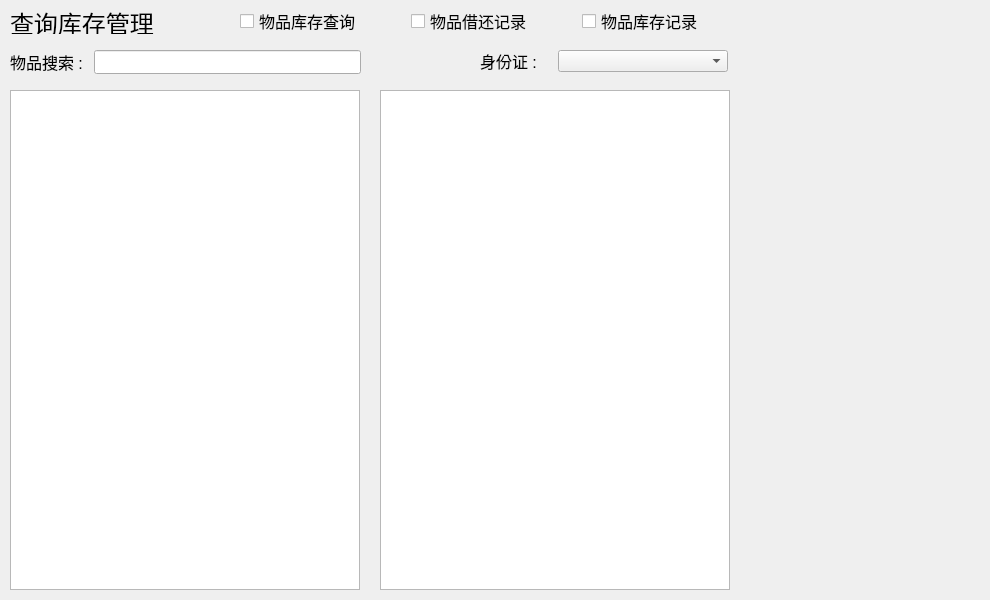
<?xml version="1.0" encoding="UTF-8"?>
<ui version="4.0">
 <class>stockSelDialog</class>
 <widget class="QDialog" name="stockSelDialog">
  <property name="geometry">
   <rect>
    <x>0</x>
    <y>0</y>
    <width>990</width>
    <height>600</height>
   </rect>
  </property>
  <property name="windowTitle">
   <string>stockSelDialog</string>
  </property>
  <widget class="QLabel" name="label">
   <property name="geometry">
    <rect>
     <x>10</x>
     <y>10</y>
     <width>144</width>
     <height>24</height>
    </rect>
   </property>
   <property name="font">
    <font>
     <pointsize>18</pointsize>
    </font>
   </property>
   <property name="text">
    <string>查询库存管理</string>
   </property>
  </widget>
  <widget class="QStackedWidget" name="stackedWidget">
   <property name="geometry">
    <rect>
     <x>0</x>
     <y>40</y>
     <width>990</width>
     <height>560</height>
    </rect>
   </property>
   <property name="currentIndex">
    <number>0</number>
   </property>
   <widget class="QWidget" name="page_1">
    <widget class="QTableWidget" name="tableWidget_1">
     <property name="geometry">
      <rect>
       <x>10</x>
       <y>50</y>
       <width>350</width>
       <height>500</height>
      </rect>
     </property>
    </widget>
    <widget class="QWidget" name="layoutWidget">
     <property name="geometry">
      <rect>
       <x>10</x>
       <y>10</y>
       <width>351</width>
       <height>24</height>
      </rect>
     </property>
     <layout class="QHBoxLayout" name="horizontalLayout_2">
      <item>
       <widget class="QLabel" name="label_7">
        <property name="maximumSize">
         <size>
          <width>16777215</width>
          <height>16777215</height>
         </size>
        </property>
        <property name="font">
         <font>
          <pointsize>12</pointsize>
         </font>
        </property>
        <property name="text">
         <string>物品搜索 : </string>
        </property>
       </widget>
      </item>
      <item>
       <widget class="QLineEdit" name="lineEdit_1">
        <property name="font">
         <font>
          <family>宋体</family>
          <pointsize>12</pointsize>
         </font>
        </property>
        <property name="text">
         <string/>
        </property>
        <property name="readOnly">
         <bool>false</bool>
        </property>
       </widget>
      </item>
     </layout>
    </widget>
    <widget class="QTableWidget" name="tableWidget_2">
     <property name="geometry">
      <rect>
       <x>380</x>
       <y>50</y>
       <width>350</width>
       <height>500</height>
      </rect>
     </property>
    </widget>
    <widget class="QLabel" name="label_33">
     <property name="geometry">
      <rect>
       <x>480</x>
       <y>10</y>
       <width>72</width>
       <height>22</height>
      </rect>
     </property>
     <property name="minimumSize">
      <size>
       <width>72</width>
       <height>0</height>
      </size>
     </property>
     <property name="maximumSize">
      <size>
       <width>72</width>
       <height>16777215</height>
      </size>
     </property>
     <property name="font">
      <font>
       <pointsize>12</pointsize>
      </font>
     </property>
     <property name="text">
      <string>身份证 : </string>
     </property>
    </widget>
    <widget class="QComboBox" name="comboBox_10">
     <property name="geometry">
      <rect>
       <x>558</x>
       <y>10</y>
       <width>170</width>
       <height>22</height>
      </rect>
     </property>
     <property name="minimumSize">
      <size>
       <width>170</width>
       <height>0</height>
      </size>
     </property>
     <property name="maximumSize">
      <size>
       <width>170</width>
       <height>16777215</height>
      </size>
     </property>
     <property name="font">
      <font>
       <pointsize>12</pointsize>
      </font>
     </property>
    </widget>
   </widget>
   <widget class="QWidget" name="page_2">
    <widget class="QWidget" name="layoutWidget_2">
     <property name="geometry">
      <rect>
       <x>10</x>
       <y>10</y>
       <width>141</width>
       <height>46</height>
      </rect>
     </property>
     <layout class="QVBoxLayout" name="verticalLayout">
      <item>
       <widget class="QLabel" name="label_9">
        <property name="maximumSize">
         <size>
          <width>16777215</width>
          <height>16777215</height>
         </size>
        </property>
        <property name="font">
         <font>
          <pointsize>12</pointsize>
         </font>
        </property>
        <property name="text">
         <string>物品搜索 : </string>
        </property>
       </widget>
      </item>
      <item>
       <widget class="QLineEdit" name="lineEdit_2">
        <property name="font">
         <font>
          <family>宋体</family>
          <pointsize>12</pointsize>
         </font>
        </property>
        <property name="text">
         <string/>
        </property>
        <property name="readOnly">
         <bool>false</bool>
        </property>
       </widget>
      </item>
     </layout>
    </widget>
    <widget class="QTableView" name="tableView_1">
     <property name="geometry">
      <rect>
       <x>10</x>
       <y>70</y>
       <width>141</width>
       <height>481</height>
      </rect>
     </property>
    </widget>
    <widget class="QTableView" name="tableView_2">
     <property name="geometry">
      <rect>
       <x>160</x>
       <y>70</y>
       <width>141</width>
       <height>481</height>
      </rect>
     </property>
    </widget>
    <widget class="QWidget" name="layoutWidget_3">
     <property name="geometry">
      <rect>
       <x>160</x>
       <y>10</y>
       <width>141</width>
       <height>46</height>
      </rect>
     </property>
     <layout class="QVBoxLayout" name="verticalLayout_3">
      <item>
       <widget class="QLabel" name="label_10">
        <property name="maximumSize">
         <size>
          <width>16777215</width>
          <height>16777215</height>
         </size>
        </property>
        <property name="font">
         <font>
          <pointsize>12</pointsize>
         </font>
        </property>
        <property name="text">
         <string>员工搜索 : </string>
        </property>
       </widget>
      </item>
      <item>
       <widget class="QLineEdit" name="lineEdit_3">
        <property name="font">
         <font>
          <family>宋体</family>
          <pointsize>12</pointsize>
         </font>
        </property>
        <property name="text">
         <string/>
        </property>
        <property name="readOnly">
         <bool>false</bool>
        </property>
       </widget>
      </item>
     </layout>
    </widget>
    <widget class="QTableWidget" name="tableWidget_3">
     <property name="geometry">
      <rect>
       <x>310</x>
       <y>140</y>
       <width>671</width>
       <height>411</height>
      </rect>
     </property>
    </widget>
    <widget class="QWidget" name="layoutWidget_4">
     <property name="geometry">
      <rect>
       <x>310</x>
       <y>10</y>
       <width>668</width>
       <height>120</height>
      </rect>
     </property>
     <layout class="QVBoxLayout" name="verticalLayout_8">
      <item>
       <layout class="QHBoxLayout" name="horizontalLayout_3">
        <item>
         <widget class="QLabel" name="label_12">
          <property name="minimumSize">
           <size>
            <width>56</width>
            <height>0</height>
           </size>
          </property>
          <property name="maximumSize">
           <size>
            <width>56</width>
            <height>16777215</height>
           </size>
          </property>
          <property name="font">
           <font>
            <pointsize>12</pointsize>
           </font>
          </property>
          <property name="text">
           <string>物品 : </string>
          </property>
         </widget>
        </item>
        <item>
         <widget class="QLineEdit" name="lineEdit_4">
          <property name="minimumSize">
           <size>
            <width>140</width>
            <height>0</height>
           </size>
          </property>
          <property name="maximumSize">
           <size>
            <width>140</width>
            <height>16777215</height>
           </size>
          </property>
          <property name="font">
           <font>
            <family>宋体</family>
            <pointsize>12</pointsize>
           </font>
          </property>
          <property name="text">
           <string/>
          </property>
          <property name="readOnly">
           <bool>false</bool>
          </property>
         </widget>
        </item>
        <item>
         <widget class="QLabel" name="label_13">
          <property name="minimumSize">
           <size>
            <width>56</width>
            <height>0</height>
           </size>
          </property>
          <property name="maximumSize">
           <size>
            <width>56</width>
            <height>16777215</height>
           </size>
          </property>
          <property name="font">
           <font>
            <pointsize>12</pointsize>
           </font>
          </property>
          <property name="text">
           <string>员工 : </string>
          </property>
         </widget>
        </item>
        <item>
         <widget class="QLineEdit" name="lineEdit_5">
          <property name="minimumSize">
           <size>
            <width>140</width>
            <height>0</height>
           </size>
          </property>
          <property name="maximumSize">
           <size>
            <width>140</width>
            <height>16777215</height>
           </size>
          </property>
          <property name="font">
           <font>
            <family>宋体</family>
            <pointsize>12</pointsize>
           </font>
          </property>
          <property name="text">
           <string/>
          </property>
          <property name="readOnly">
           <bool>false</bool>
          </property>
         </widget>
        </item>
        <item>
         <widget class="QLabel" name="label_25">
          <property name="minimumSize">
           <size>
            <width>72</width>
            <height>0</height>
           </size>
          </property>
          <property name="maximumSize">
           <size>
            <width>72</width>
            <height>16777215</height>
           </size>
          </property>
          <property name="font">
           <font>
            <pointsize>12</pointsize>
           </font>
          </property>
          <property name="text">
           <string>身份证 : </string>
          </property>
         </widget>
        </item>
        <item>
         <widget class="QComboBox" name="comboBox_5">
          <property name="minimumSize">
           <size>
            <width>170</width>
            <height>0</height>
           </size>
          </property>
          <property name="maximumSize">
           <size>
            <width>170</width>
            <height>16777215</height>
           </size>
          </property>
          <property name="font">
           <font>
            <pointsize>12</pointsize>
           </font>
          </property>
         </widget>
        </item>
       </layout>
      </item>
      <item>
       <layout class="QHBoxLayout" name="horizontalLayout_14">
        <item>
         <widget class="QLabel" name="label_14">
          <property name="minimumSize">
           <size>
            <width>56</width>
            <height>0</height>
           </size>
          </property>
          <property name="maximumSize">
           <size>
            <width>56</width>
            <height>16777215</height>
           </size>
          </property>
          <property name="font">
           <font>
            <pointsize>12</pointsize>
           </font>
          </property>
          <property name="text">
           <string>保管 : </string>
          </property>
         </widget>
        </item>
        <item>
         <widget class="QLineEdit" name="lineEdit_6">
          <property name="minimumSize">
           <size>
            <width>140</width>
            <height>0</height>
           </size>
          </property>
          <property name="maximumSize">
           <size>
            <width>140</width>
            <height>16777215</height>
           </size>
          </property>
          <property name="font">
           <font>
            <family>宋体</family>
            <pointsize>12</pointsize>
           </font>
          </property>
          <property name="text">
           <string/>
          </property>
          <property name="readOnly">
           <bool>false</bool>
          </property>
         </widget>
        </item>
        <item>
         <widget class="QLabel" name="label_24">
          <property name="minimumSize">
           <size>
            <width>56</width>
            <height>0</height>
           </size>
          </property>
          <property name="maximumSize">
           <size>
            <width>56</width>
            <height>16777215</height>
           </size>
          </property>
          <property name="font">
           <font>
            <pointsize>12</pointsize>
           </font>
          </property>
          <property name="text">
           <string>选择 : </string>
          </property>
         </widget>
        </item>
        <item>
         <widget class="QComboBox" name="comboBox_1">
          <property name="minimumSize">
           <size>
            <width>140</width>
            <height>0</height>
           </size>
          </property>
          <property name="maximumSize">
           <size>
            <width>140</width>
            <height>16777215</height>
           </size>
          </property>
          <property name="font">
           <font>
            <pointsize>12</pointsize>
           </font>
          </property>
         </widget>
        </item>
        <item>
         <widget class="QLabel" name="label_29">
          <property name="minimumSize">
           <size>
            <width>72</width>
            <height>0</height>
           </size>
          </property>
          <property name="maximumSize">
           <size>
            <width>72</width>
            <height>16777215</height>
           </size>
          </property>
          <property name="font">
           <font>
            <pointsize>12</pointsize>
           </font>
          </property>
          <property name="text">
           <string>身份证 : </string>
          </property>
         </widget>
        </item>
        <item>
         <widget class="QComboBox" name="comboBox_6">
          <property name="minimumSize">
           <size>
            <width>170</width>
            <height>0</height>
           </size>
          </property>
          <property name="maximumSize">
           <size>
            <width>170</width>
            <height>16777215</height>
           </size>
          </property>
          <property name="font">
           <font>
            <pointsize>12</pointsize>
           </font>
          </property>
         </widget>
        </item>
       </layout>
      </item>
      <item>
       <layout class="QHBoxLayout" name="horizontalLayout_7">
        <item>
         <layout class="QVBoxLayout" name="verticalLayout_5">
          <item>
           <layout class="QHBoxLayout" name="horizontalLayout_6">
            <item>
             <widget class="QLabel" name="label_15">
              <property name="minimumSize">
               <size>
                <width>56</width>
                <height>0</height>
               </size>
              </property>
              <property name="maximumSize">
               <size>
                <width>56</width>
                <height>16777215</height>
               </size>
              </property>
              <property name="font">
               <font>
                <pointsize>12</pointsize>
               </font>
              </property>
              <property name="text">
               <string>从   : </string>
              </property>
             </widget>
            </item>
            <item>
             <widget class="QDateEdit" name="dateEdit_1">
              <property name="minimumSize">
               <size>
                <width>140</width>
                <height>0</height>
               </size>
              </property>
              <property name="maximumSize">
               <size>
                <width>140</width>
                <height>16777215</height>
               </size>
              </property>
              <property name="font">
               <font>
                <pointsize>12</pointsize>
               </font>
              </property>
             </widget>
            </item>
           </layout>
          </item>
          <item>
           <layout class="QHBoxLayout" name="horizontalLayout_4">
            <item>
             <widget class="QLabel" name="label_16">
              <property name="minimumSize">
               <size>
                <width>56</width>
                <height>0</height>
               </size>
              </property>
              <property name="maximumSize">
               <size>
                <width>56</width>
                <height>16777215</height>
               </size>
              </property>
              <property name="font">
               <font>
                <pointsize>12</pointsize>
               </font>
              </property>
              <property name="text">
               <string>到   : </string>
              </property>
             </widget>
            </item>
            <item>
             <widget class="QDateEdit" name="dateEdit_2">
              <property name="minimumSize">
               <size>
                <width>140</width>
                <height>0</height>
               </size>
              </property>
              <property name="maximumSize">
               <size>
                <width>140</width>
                <height>16777215</height>
               </size>
              </property>
              <property name="font">
               <font>
                <pointsize>12</pointsize>
               </font>
              </property>
             </widget>
            </item>
           </layout>
          </item>
         </layout>
        </item>
        <item>
         <layout class="QVBoxLayout" name="verticalLayout_4">
          <item>
           <layout class="QHBoxLayout" name="horizontalLayout_5">
            <item>
             <widget class="QCheckBox" name="checkBox_4">
              <property name="minimumSize">
               <size>
                <width>0</width>
                <height>0</height>
               </size>
              </property>
              <property name="maximumSize">
               <size>
                <width>88</width>
                <height>16777215</height>
               </size>
              </property>
              <property name="font">
               <font>
                <pointsize>12</pointsize>
               </font>
              </property>
              <property name="text">
               <string>借出记录</string>
              </property>
             </widget>
            </item>
            <item>
             <widget class="QCheckBox" name="checkBox_5">
              <property name="minimumSize">
               <size>
                <width>0</width>
                <height>0</height>
               </size>
              </property>
              <property name="maximumSize">
               <size>
                <width>88</width>
                <height>16777215</height>
               </size>
              </property>
              <property name="font">
               <font>
                <pointsize>12</pointsize>
               </font>
              </property>
              <property name="text">
               <string>归还记录</string>
              </property>
             </widget>
            </item>
           </layout>
          </item>
          <item>
           <widget class="QPushButton" name="pushButton">
            <property name="minimumSize">
             <size>
              <width>196</width>
              <height>0</height>
             </size>
            </property>
            <property name="maximumSize">
             <size>
              <width>196</width>
              <height>16777215</height>
             </size>
            </property>
            <property name="font">
             <font>
              <pointsize>12</pointsize>
             </font>
            </property>
            <property name="text">
             <string>查询</string>
            </property>
           </widget>
          </item>
         </layout>
        </item>
        <item>
         <spacer name="horizontalSpacer_4">
          <property name="orientation">
           <enum>Qt::Horizontal</enum>
          </property>
          <property name="sizeHint" stdset="0">
           <size>
            <width>40</width>
            <height>20</height>
           </size>
          </property>
         </spacer>
        </item>
       </layout>
      </item>
     </layout>
    </widget>
   </widget>
   <widget class="QWidget" name="page_3">
    <widget class="QWidget" name="layoutWidget_5">
     <property name="geometry">
      <rect>
       <x>10</x>
       <y>10</y>
       <width>151</width>
       <height>46</height>
      </rect>
     </property>
     <layout class="QVBoxLayout" name="verticalLayout_2">
      <item>
       <widget class="QLabel" name="label_11">
        <property name="maximumSize">
         <size>
          <width>16777215</width>
          <height>16777215</height>
         </size>
        </property>
        <property name="font">
         <font>
          <pointsize>12</pointsize>
         </font>
        </property>
        <property name="text">
         <string>物品搜索 : </string>
        </property>
       </widget>
      </item>
      <item>
       <widget class="QLineEdit" name="lineEdit_7">
        <property name="font">
         <font>
          <family>宋体</family>
          <pointsize>12</pointsize>
         </font>
        </property>
        <property name="text">
         <string/>
        </property>
        <property name="readOnly">
         <bool>false</bool>
        </property>
       </widget>
      </item>
     </layout>
    </widget>
    <widget class="QTableView" name="tableView_3">
     <property name="geometry">
      <rect>
       <x>10</x>
       <y>70</y>
       <width>151</width>
       <height>481</height>
      </rect>
     </property>
    </widget>
    <widget class="QTableWidget" name="tableWidget_4">
     <property name="geometry">
      <rect>
       <x>180</x>
       <y>200</y>
       <width>671</width>
       <height>351</height>
      </rect>
     </property>
    </widget>
    <widget class="QWidget" name="layoutWidget_6">
     <property name="geometry">
      <rect>
       <x>181</x>
       <y>11</y>
       <width>668</width>
       <height>182</height>
      </rect>
     </property>
     <layout class="QVBoxLayout" name="verticalLayout_7">
      <item>
       <layout class="QHBoxLayout" name="horizontalLayout_8">
        <item>
         <widget class="QLabel" name="label_18">
          <property name="minimumSize">
           <size>
            <width>56</width>
            <height>0</height>
           </size>
          </property>
          <property name="maximumSize">
           <size>
            <width>56</width>
            <height>16777215</height>
           </size>
          </property>
          <property name="font">
           <font>
            <pointsize>12</pointsize>
           </font>
          </property>
          <property name="text">
           <string>采购 : </string>
          </property>
         </widget>
        </item>
        <item>
         <widget class="QLineEdit" name="lineEdit_8">
          <property name="minimumSize">
           <size>
            <width>140</width>
            <height>0</height>
           </size>
          </property>
          <property name="maximumSize">
           <size>
            <width>140</width>
            <height>16777215</height>
           </size>
          </property>
          <property name="font">
           <font>
            <family>宋体</family>
            <pointsize>12</pointsize>
           </font>
          </property>
          <property name="text">
           <string/>
          </property>
          <property name="readOnly">
           <bool>false</bool>
          </property>
         </widget>
        </item>
        <item>
         <widget class="QLabel" name="label_26">
          <property name="minimumSize">
           <size>
            <width>56</width>
            <height>0</height>
           </size>
          </property>
          <property name="maximumSize">
           <size>
            <width>56</width>
            <height>16777215</height>
           </size>
          </property>
          <property name="font">
           <font>
            <pointsize>12</pointsize>
           </font>
          </property>
          <property name="text">
           <string>选择 : </string>
          </property>
         </widget>
        </item>
        <item>
         <widget class="QComboBox" name="comboBox_2">
          <property name="minimumSize">
           <size>
            <width>140</width>
            <height>0</height>
           </size>
          </property>
          <property name="maximumSize">
           <size>
            <width>140</width>
            <height>16777215</height>
           </size>
          </property>
          <property name="font">
           <font>
            <pointsize>12</pointsize>
           </font>
          </property>
         </widget>
        </item>
        <item>
         <widget class="QLabel" name="label_30">
          <property name="minimumSize">
           <size>
            <width>72</width>
            <height>0</height>
           </size>
          </property>
          <property name="maximumSize">
           <size>
            <width>72</width>
            <height>16777215</height>
           </size>
          </property>
          <property name="font">
           <font>
            <pointsize>12</pointsize>
           </font>
          </property>
          <property name="text">
           <string>身份证 : </string>
          </property>
         </widget>
        </item>
        <item>
         <widget class="QComboBox" name="comboBox_7">
          <property name="minimumSize">
           <size>
            <width>170</width>
            <height>0</height>
           </size>
          </property>
          <property name="maximumSize">
           <size>
            <width>170</width>
            <height>16777215</height>
           </size>
          </property>
          <property name="font">
           <font>
            <pointsize>12</pointsize>
           </font>
          </property>
         </widget>
        </item>
       </layout>
      </item>
      <item>
       <layout class="QHBoxLayout" name="horizontalLayout_9">
        <item>
         <widget class="QLabel" name="label_19">
          <property name="minimumSize">
           <size>
            <width>56</width>
            <height>0</height>
           </size>
          </property>
          <property name="maximumSize">
           <size>
            <width>56</width>
            <height>16777215</height>
           </size>
          </property>
          <property name="font">
           <font>
            <pointsize>12</pointsize>
           </font>
          </property>
          <property name="text">
           <string>保管 : </string>
          </property>
         </widget>
        </item>
        <item>
         <widget class="QLineEdit" name="lineEdit_9">
          <property name="minimumSize">
           <size>
            <width>140</width>
            <height>0</height>
           </size>
          </property>
          <property name="maximumSize">
           <size>
            <width>140</width>
            <height>16777215</height>
           </size>
          </property>
          <property name="font">
           <font>
            <family>宋体</family>
            <pointsize>12</pointsize>
           </font>
          </property>
          <property name="text">
           <string/>
          </property>
          <property name="readOnly">
           <bool>false</bool>
          </property>
         </widget>
        </item>
        <item>
         <widget class="QLabel" name="label_27">
          <property name="minimumSize">
           <size>
            <width>56</width>
            <height>0</height>
           </size>
          </property>
          <property name="maximumSize">
           <size>
            <width>56</width>
            <height>16777215</height>
           </size>
          </property>
          <property name="font">
           <font>
            <pointsize>12</pointsize>
           </font>
          </property>
          <property name="text">
           <string>选择 : </string>
          </property>
         </widget>
        </item>
        <item>
         <widget class="QComboBox" name="comboBox_3">
          <property name="minimumSize">
           <size>
            <width>140</width>
            <height>0</height>
           </size>
          </property>
          <property name="maximumSize">
           <size>
            <width>140</width>
            <height>16777215</height>
           </size>
          </property>
          <property name="font">
           <font>
            <pointsize>12</pointsize>
           </font>
          </property>
         </widget>
        </item>
        <item>
         <widget class="QLabel" name="label_31">
          <property name="minimumSize">
           <size>
            <width>72</width>
            <height>0</height>
           </size>
          </property>
          <property name="maximumSize">
           <size>
            <width>72</width>
            <height>16777215</height>
           </size>
          </property>
          <property name="font">
           <font>
            <pointsize>12</pointsize>
           </font>
          </property>
          <property name="text">
           <string>身份证 : </string>
          </property>
         </widget>
        </item>
        <item>
         <widget class="QComboBox" name="comboBox_8">
          <property name="minimumSize">
           <size>
            <width>170</width>
            <height>0</height>
           </size>
          </property>
          <property name="maximumSize">
           <size>
            <width>170</width>
            <height>16777215</height>
           </size>
          </property>
          <property name="font">
           <font>
            <pointsize>12</pointsize>
           </font>
          </property>
         </widget>
        </item>
       </layout>
      </item>
      <item>
       <layout class="QHBoxLayout" name="horizontalLayout_11">
        <item>
         <widget class="QLabel" name="label_21">
          <property name="minimumSize">
           <size>
            <width>56</width>
            <height>0</height>
           </size>
          </property>
          <property name="maximumSize">
           <size>
            <width>56</width>
            <height>16777215</height>
           </size>
          </property>
          <property name="font">
           <font>
            <pointsize>12</pointsize>
           </font>
          </property>
          <property name="text">
           <string>主管 : </string>
          </property>
         </widget>
        </item>
        <item>
         <widget class="QLineEdit" name="lineEdit_10">
          <property name="minimumSize">
           <size>
            <width>140</width>
            <height>0</height>
           </size>
          </property>
          <property name="maximumSize">
           <size>
            <width>140</width>
            <height>16777215</height>
           </size>
          </property>
          <property name="font">
           <font>
            <family>宋体</family>
            <pointsize>12</pointsize>
           </font>
          </property>
          <property name="text">
           <string/>
          </property>
          <property name="readOnly">
           <bool>false</bool>
          </property>
         </widget>
        </item>
        <item>
         <widget class="QLabel" name="label_28">
          <property name="minimumSize">
           <size>
            <width>56</width>
            <height>0</height>
           </size>
          </property>
          <property name="maximumSize">
           <size>
            <width>56</width>
            <height>16777215</height>
           </size>
          </property>
          <property name="font">
           <font>
            <pointsize>12</pointsize>
           </font>
          </property>
          <property name="text">
           <string>选择 : </string>
          </property>
         </widget>
        </item>
        <item>
         <widget class="QComboBox" name="comboBox_4">
          <property name="minimumSize">
           <size>
            <width>140</width>
            <height>0</height>
           </size>
          </property>
          <property name="maximumSize">
           <size>
            <width>140</width>
            <height>16777215</height>
           </size>
          </property>
          <property name="font">
           <font>
            <pointsize>12</pointsize>
           </font>
          </property>
         </widget>
        </item>
        <item>
         <widget class="QLabel" name="label_32">
          <property name="minimumSize">
           <size>
            <width>72</width>
            <height>0</height>
           </size>
          </property>
          <property name="maximumSize">
           <size>
            <width>72</width>
            <height>16777215</height>
           </size>
          </property>
          <property name="font">
           <font>
            <pointsize>12</pointsize>
           </font>
          </property>
          <property name="text">
           <string>身份证 : </string>
          </property>
         </widget>
        </item>
        <item>
         <widget class="QComboBox" name="comboBox_9">
          <property name="minimumSize">
           <size>
            <width>170</width>
            <height>0</height>
           </size>
          </property>
          <property name="maximumSize">
           <size>
            <width>170</width>
            <height>16777215</height>
           </size>
          </property>
          <property name="font">
           <font>
            <pointsize>12</pointsize>
           </font>
          </property>
         </widget>
        </item>
       </layout>
      </item>
      <item>
       <layout class="QHBoxLayout" name="horizontalLayout_17">
        <item>
         <layout class="QHBoxLayout" name="horizontalLayout_15">
          <item>
           <widget class="QLabel" name="label_17">
            <property name="minimumSize">
             <size>
              <width>56</width>
              <height>0</height>
             </size>
            </property>
            <property name="maximumSize">
             <size>
              <width>56</width>
              <height>16777215</height>
             </size>
            </property>
            <property name="font">
             <font>
              <pointsize>12</pointsize>
             </font>
            </property>
            <property name="text">
             <string>物品 : </string>
            </property>
           </widget>
          </item>
          <item>
           <widget class="QLineEdit" name="lineEdit_11">
            <property name="minimumSize">
             <size>
              <width>140</width>
              <height>0</height>
             </size>
            </property>
            <property name="maximumSize">
             <size>
              <width>140</width>
              <height>16777215</height>
             </size>
            </property>
            <property name="font">
             <font>
              <family>宋体</family>
              <pointsize>12</pointsize>
             </font>
            </property>
            <property name="text">
             <string/>
            </property>
            <property name="readOnly">
             <bool>false</bool>
            </property>
           </widget>
          </item>
         </layout>
        </item>
        <item>
         <layout class="QHBoxLayout" name="horizontalLayout_10">
          <item>
           <widget class="QCheckBox" name="checkBox_6">
            <property name="minimumSize">
             <size>
              <width>0</width>
              <height>0</height>
             </size>
            </property>
            <property name="maximumSize">
             <size>
              <width>16777215</width>
              <height>16777215</height>
             </size>
            </property>
            <property name="font">
             <font>
              <pointsize>12</pointsize>
             </font>
            </property>
            <property name="text">
             <string>入库记录</string>
            </property>
           </widget>
          </item>
          <item>
           <spacer name="horizontalSpacer_3">
            <property name="orientation">
             <enum>Qt::Horizontal</enum>
            </property>
            <property name="sizeHint" stdset="0">
             <size>
              <width>15</width>
              <height>20</height>
             </size>
            </property>
           </spacer>
          </item>
          <item>
           <widget class="QCheckBox" name="checkBox_7">
            <property name="minimumSize">
             <size>
              <width>0</width>
              <height>0</height>
             </size>
            </property>
            <property name="maximumSize">
             <size>
              <width>16777215</width>
              <height>16777215</height>
             </size>
            </property>
            <property name="font">
             <font>
              <pointsize>12</pointsize>
             </font>
            </property>
            <property name="text">
             <string>出库记录</string>
            </property>
           </widget>
          </item>
         </layout>
        </item>
        <item>
         <spacer name="horizontalSpacer_7">
          <property name="orientation">
           <enum>Qt::Horizontal</enum>
          </property>
          <property name="sizeHint" stdset="0">
           <size>
            <width>40</width>
            <height>20</height>
           </size>
          </property>
         </spacer>
        </item>
        <item>
         <spacer name="horizontalSpacer_6">
          <property name="orientation">
           <enum>Qt::Horizontal</enum>
          </property>
          <property name="sizeHint" stdset="0">
           <size>
            <width>40</width>
            <height>20</height>
           </size>
          </property>
         </spacer>
        </item>
       </layout>
      </item>
      <item>
       <layout class="QHBoxLayout" name="horizontalLayout_16">
        <item>
         <layout class="QVBoxLayout" name="verticalLayout_6">
          <item>
           <layout class="QHBoxLayout" name="horizontalLayout_12">
            <item>
             <widget class="QLabel" name="label_22">
              <property name="minimumSize">
               <size>
                <width>56</width>
                <height>0</height>
               </size>
              </property>
              <property name="maximumSize">
               <size>
                <width>56</width>
                <height>16777215</height>
               </size>
              </property>
              <property name="font">
               <font>
                <pointsize>12</pointsize>
               </font>
              </property>
              <property name="text">
               <string>从   : </string>
              </property>
             </widget>
            </item>
            <item>
             <widget class="QDateEdit" name="dateEdit_3">
              <property name="minimumSize">
               <size>
                <width>140</width>
                <height>0</height>
               </size>
              </property>
              <property name="maximumSize">
               <size>
                <width>140</width>
                <height>16777215</height>
               </size>
              </property>
              <property name="font">
               <font>
                <pointsize>12</pointsize>
               </font>
              </property>
             </widget>
            </item>
           </layout>
          </item>
          <item>
           <layout class="QHBoxLayout" name="horizontalLayout_13">
            <item>
             <widget class="QLabel" name="label_23">
              <property name="minimumSize">
               <size>
                <width>56</width>
                <height>0</height>
               </size>
              </property>
              <property name="maximumSize">
               <size>
                <width>56</width>
                <height>16777215</height>
               </size>
              </property>
              <property name="font">
               <font>
                <pointsize>12</pointsize>
               </font>
              </property>
              <property name="text">
               <string>到   : </string>
              </property>
             </widget>
            </item>
            <item>
             <widget class="QDateEdit" name="dateEdit_4">
              <property name="minimumSize">
               <size>
                <width>140</width>
                <height>0</height>
               </size>
              </property>
              <property name="maximumSize">
               <size>
                <width>140</width>
                <height>16777215</height>
               </size>
              </property>
              <property name="font">
               <font>
                <pointsize>12</pointsize>
               </font>
              </property>
             </widget>
            </item>
           </layout>
          </item>
         </layout>
        </item>
        <item>
         <widget class="QPushButton" name="pushButton_2">
          <property name="minimumSize">
           <size>
            <width>200</width>
            <height>48</height>
           </size>
          </property>
          <property name="maximumSize">
           <size>
            <width>200</width>
            <height>48</height>
           </size>
          </property>
          <property name="font">
           <font>
            <pointsize>12</pointsize>
           </font>
          </property>
          <property name="text">
           <string>查询</string>
          </property>
         </widget>
        </item>
        <item>
         <spacer name="horizontalSpacer_5">
          <property name="orientation">
           <enum>Qt::Horizontal</enum>
          </property>
          <property name="sizeHint" stdset="0">
           <size>
            <width>40</width>
            <height>20</height>
           </size>
          </property>
         </spacer>
        </item>
       </layout>
      </item>
     </layout>
    </widget>
   </widget>
  </widget>
  <widget class="QWidget" name="layoutWidget_7">
   <property name="geometry">
    <rect>
     <x>240</x>
     <y>10</y>
     <width>463</width>
     <height>22</height>
    </rect>
   </property>
   <layout class="QHBoxLayout" name="horizontalLayout">
    <item>
     <widget class="QCheckBox" name="checkBox_1">
      <property name="font">
       <font>
        <pointsize>12</pointsize>
       </font>
      </property>
      <property name="text">
       <string>物品库存查询</string>
      </property>
      <attribute name="buttonGroup">
       <string>buttonGroup</string>
      </attribute>
     </widget>
    </item>
    <item>
     <spacer name="horizontalSpacer">
      <property name="orientation">
       <enum>Qt::Horizontal</enum>
      </property>
      <property name="sizeHint" stdset="0">
       <size>
        <width>40</width>
        <height>20</height>
       </size>
      </property>
     </spacer>
    </item>
    <item>
     <widget class="QCheckBox" name="checkBox_2">
      <property name="font">
       <font>
        <pointsize>12</pointsize>
       </font>
      </property>
      <property name="text">
       <string>物品借还记录</string>
      </property>
      <attribute name="buttonGroup">
       <string>buttonGroup</string>
      </attribute>
     </widget>
    </item>
    <item>
     <spacer name="horizontalSpacer_2">
      <property name="orientation">
       <enum>Qt::Horizontal</enum>
      </property>
      <property name="sizeHint" stdset="0">
       <size>
        <width>40</width>
        <height>20</height>
       </size>
      </property>
     </spacer>
    </item>
    <item>
     <widget class="QCheckBox" name="checkBox_3">
      <property name="font">
       <font>
        <pointsize>12</pointsize>
       </font>
      </property>
      <property name="text">
       <string>物品库存记录</string>
      </property>
      <attribute name="buttonGroup">
       <string>buttonGroup</string>
      </attribute>
     </widget>
    </item>
   </layout>
  </widget>
 </widget>
 <resources/>
 <connections/>
 <buttongroups>
  <buttongroup name="buttonGroup"/>
 </buttongroups>
</ui>
